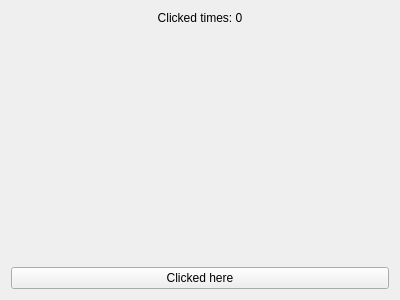
<?xml version="1.0" encoding="UTF-8"?>
<ui version="4.0">
 <class>Form</class>
 <widget class="QWidget" name="Form">
  <property name="geometry">
   <rect>
    <x>0</x>
    <y>0</y>
    <width>400</width>
    <height>300</height>
   </rect>
  </property>
  <property name="windowTitle">
   <string>Form</string>
  </property>
  <layout class="QVBoxLayout" name="verticalLayout_2">
   <item>
    <layout class="QVBoxLayout" name="verticalLayout">
     <item>
      <widget class="QLabel" name="label">
       <property name="text">
        <string>Clicked times: 0</string>
       </property>
       <property name="alignment">
        <set>Qt::AlignCenter</set>
       </property>
      </widget>
     </item>
     <item>
      <spacer name="verticalSpacer">
       <property name="orientation">
        <enum>Qt::Vertical</enum>
       </property>
       <property name="sizeHint" stdset="0">
        <size>
         <width>20</width>
         <height>40</height>
        </size>
       </property>
      </spacer>
     </item>
     <item>
      <widget class="QPushButton" name="pushButton">
       <property name="text">
        <string>Clicked here</string>
       </property>
      </widget>
     </item>
    </layout>
   </item>
  </layout>
 </widget>
 <resources/>
 <connections/>
</ui>
